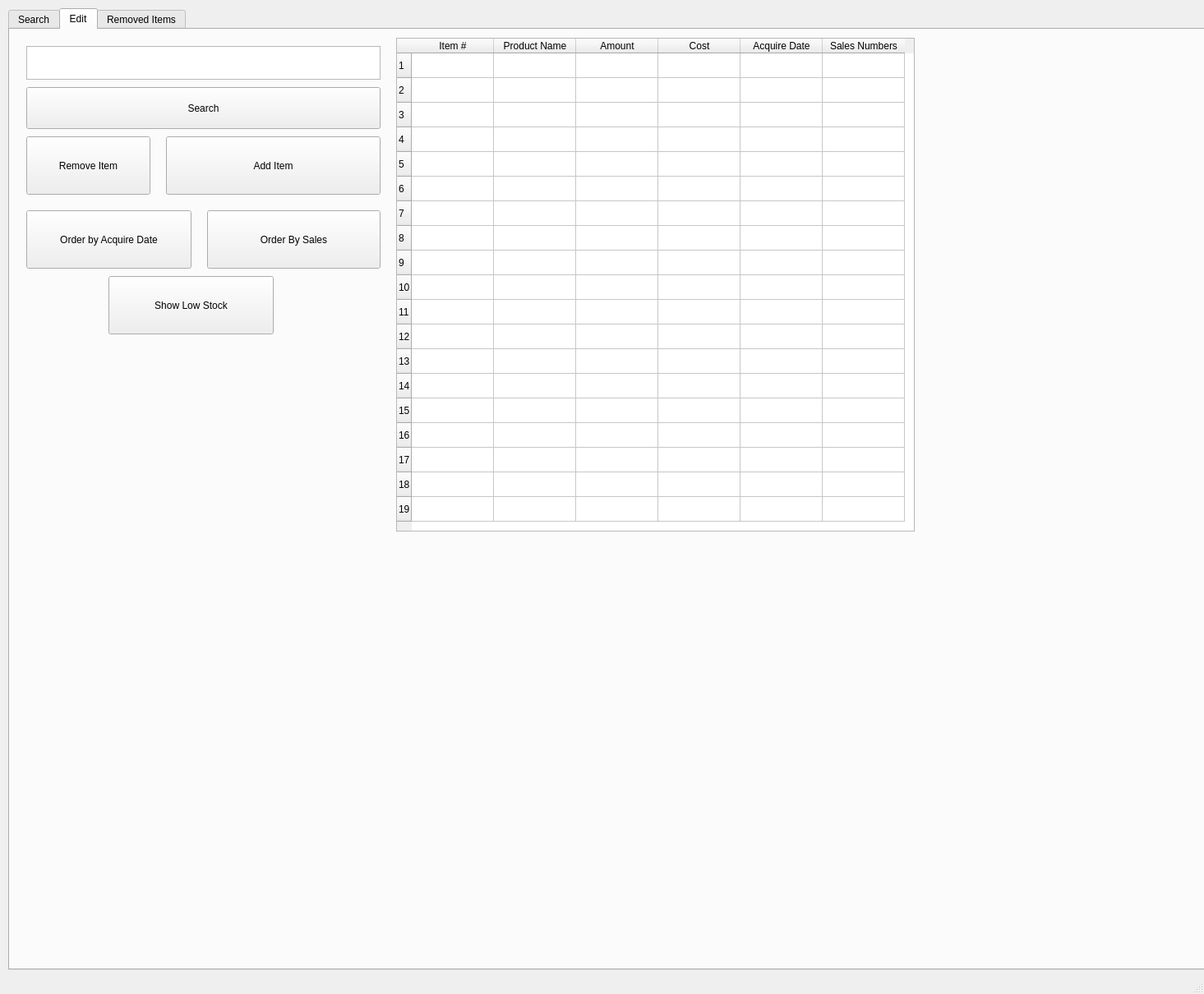
<?xml version="1.0" encoding="UTF-8"?>
<ui version="4.0">
 <class>MainWindow</class>
 <widget class="QMainWindow" name="MainWindow">
  <property name="geometry">
   <rect>
    <x>0</x>
    <y>0</y>
    <width>1465</width>
    <height>1210</height>
   </rect>
  </property>
  <property name="windowTitle">
   <string>MainWindow</string>
  </property>
  <widget class="QWidget" name="centralwidget">
   <widget class="QTabWidget" name="tabWidget">
    <property name="geometry">
     <rect>
      <x>10</x>
      <y>10</y>
      <width>1921</width>
      <height>1171</height>
     </rect>
    </property>
    <property name="currentIndex">
     <number>1</number>
    </property>
    <widget class="QWidget" name="Search">
     <attribute name="title">
      <string>Search</string>
     </attribute>
     <widget class="QTextEdit" name="searchBar">
      <property name="geometry">
       <rect>
        <x>0</x>
        <y>50</y>
        <width>481</width>
        <height>41</height>
       </rect>
      </property>
     </widget>
     <widget class="QPushButton" name="searchButton">
      <property name="geometry">
       <rect>
        <x>0</x>
        <y>100</y>
        <width>481</width>
        <height>71</height>
       </rect>
      </property>
      <property name="text">
       <string>Search</string>
      </property>
     </widget>
     <widget class="QTableWidget" name="mainTable">
      <property name="geometry">
       <rect>
        <x>490</x>
        <y>10</y>
        <width>661</width>
        <height>591</height>
       </rect>
      </property>
      <row>
       <property name="text">
        <string>1</string>
       </property>
      </row>
      <row>
       <property name="text">
        <string>2</string>
       </property>
      </row>
      <row>
       <property name="text">
        <string>3</string>
       </property>
      </row>
      <row>
       <property name="text">
        <string>4</string>
       </property>
      </row>
      <row>
       <property name="text">
        <string>5</string>
       </property>
      </row>
      <row>
       <property name="text">
        <string>6</string>
       </property>
      </row>
      <row>
       <property name="text">
        <string>7</string>
       </property>
      </row>
      <row>
       <property name="text">
        <string>8</string>
       </property>
      </row>
      <row>
       <property name="text">
        <string>9</string>
       </property>
      </row>
      <row>
       <property name="text">
        <string>10</string>
       </property>
      </row>
      <row>
       <property name="text">
        <string>11</string>
       </property>
      </row>
      <row>
       <property name="text">
        <string>12</string>
       </property>
      </row>
      <row>
       <property name="text">
        <string>13</string>
       </property>
      </row>
      <row>
       <property name="text">
        <string>14</string>
       </property>
      </row>
      <row>
       <property name="text">
        <string>15</string>
       </property>
      </row>
      <row>
       <property name="text">
        <string>16</string>
       </property>
      </row>
      <row>
       <property name="text">
        <string>17</string>
       </property>
      </row>
      <row>
       <property name="text">
        <string>18</string>
       </property>
      </row>
      <row>
       <property name="text">
        <string>19</string>
       </property>
      </row>
      <column>
       <property name="text">
        <string>Item #</string>
       </property>
      </column>
      <column>
       <property name="text">
        <string>Product Name</string>
       </property>
      </column>
      <column>
       <property name="text">
        <string>Amount</string>
       </property>
      </column>
      <column>
       <property name="text">
        <string>Cost</string>
       </property>
      </column>
      <column>
       <property name="text">
        <string>Acquire Date</string>
       </property>
      </column>
      <column>
       <property name="text">
        <string>Sales Numbers</string>
       </property>
      </column>
     </widget>
    </widget>
    <widget class="QWidget" name="Edit">
     <attribute name="title">
      <string>Edit</string>
     </attribute>
     <widget class="QTableWidget" name="editData">
      <property name="geometry">
       <rect>
        <x>470</x>
        <y>10</y>
        <width>631</width>
        <height>601</height>
       </rect>
      </property>
      <row>
       <property name="text">
        <string>1</string>
       </property>
      </row>
      <row>
       <property name="text">
        <string>2</string>
       </property>
      </row>
      <row>
       <property name="text">
        <string>3</string>
       </property>
      </row>
      <row>
       <property name="text">
        <string>4</string>
       </property>
      </row>
      <row>
       <property name="text">
        <string>5</string>
       </property>
      </row>
      <row>
       <property name="text">
        <string>6</string>
       </property>
      </row>
      <row>
       <property name="text">
        <string>7</string>
       </property>
      </row>
      <row>
       <property name="text">
        <string>8</string>
       </property>
      </row>
      <row>
       <property name="text">
        <string>9</string>
       </property>
      </row>
      <row>
       <property name="text">
        <string>10</string>
       </property>
      </row>
      <row>
       <property name="text">
        <string>11</string>
       </property>
      </row>
      <row>
       <property name="text">
        <string>12</string>
       </property>
      </row>
      <row>
       <property name="text">
        <string>13</string>
       </property>
      </row>
      <row>
       <property name="text">
        <string>14</string>
       </property>
      </row>
      <row>
       <property name="text">
        <string>15</string>
       </property>
      </row>
      <row>
       <property name="text">
        <string>16</string>
       </property>
      </row>
      <row>
       <property name="text">
        <string>17</string>
       </property>
      </row>
      <row>
       <property name="text">
        <string>18</string>
       </property>
      </row>
      <row>
       <property name="text">
        <string>19</string>
       </property>
      </row>
      <column>
       <property name="text">
        <string>Item #</string>
       </property>
      </column>
      <column>
       <property name="text">
        <string>Product Name</string>
       </property>
      </column>
      <column>
       <property name="text">
        <string>Amount</string>
       </property>
      </column>
      <column>
       <property name="text">
        <string>Cost</string>
       </property>
      </column>
      <column>
       <property name="text">
        <string>Acquire Date</string>
       </property>
      </column>
      <column>
       <property name="text">
        <string>Sales Numbers</string>
       </property>
      </column>
     </widget>
     <widget class="QPushButton" name="addItem">
      <property name="geometry">
       <rect>
        <x>190</x>
        <y>130</y>
        <width>261</width>
        <height>71</height>
       </rect>
      </property>
      <property name="text">
       <string>Add Item</string>
      </property>
     </widget>
     <widget class="QPushButton" name="removeItem">
      <property name="geometry">
       <rect>
        <x>20</x>
        <y>130</y>
        <width>151</width>
        <height>71</height>
       </rect>
      </property>
      <property name="text">
       <string>Remove Item</string>
      </property>
     </widget>
     <widget class="QPushButton" name="editSearchButton">
      <property name="geometry">
       <rect>
        <x>20</x>
        <y>70</y>
        <width>431</width>
        <height>51</height>
       </rect>
      </property>
      <property name="text">
       <string>Search</string>
      </property>
     </widget>
     <widget class="QTextEdit" name="editSearchBar">
      <property name="geometry">
       <rect>
        <x>20</x>
        <y>20</y>
        <width>431</width>
        <height>41</height>
       </rect>
      </property>
     </widget>
     <widget class="QPushButton" name="orderbyDate">
      <property name="geometry">
       <rect>
        <x>20</x>
        <y>220</y>
        <width>201</width>
        <height>71</height>
       </rect>
      </property>
      <property name="text">
       <string>Order by Acquire Date</string>
      </property>
     </widget>
     <widget class="QPushButton" name="orderbySales">
      <property name="geometry">
       <rect>
        <x>240</x>
        <y>220</y>
        <width>211</width>
        <height>71</height>
       </rect>
      </property>
      <property name="text">
       <string>Order By Sales</string>
      </property>
     </widget>
     <widget class="QPushButton" name="lowSales">
      <property name="geometry">
       <rect>
        <x>120</x>
        <y>300</y>
        <width>201</width>
        <height>71</height>
       </rect>
      </property>
      <property name="text">
       <string>Show Low Stock</string>
      </property>
     </widget>
    </widget>
    <widget class="QWidget" name="tab">
     <attribute name="title">
      <string>Removed Items</string>
     </attribute>
     <widget class="QTableWidget" name="rmvTable">
      <property name="geometry">
       <rect>
        <x>260</x>
        <y>0</y>
        <width>341</width>
        <height>591</height>
       </rect>
      </property>
      <row>
       <property name="text">
        <string>1</string>
       </property>
      </row>
      <row>
       <property name="text">
        <string>2</string>
       </property>
      </row>
      <row>
       <property name="text">
        <string>3</string>
       </property>
      </row>
      <row>
       <property name="text">
        <string>4</string>
       </property>
      </row>
      <row>
       <property name="text">
        <string>5</string>
       </property>
      </row>
      <row>
       <property name="text">
        <string>6</string>
       </property>
      </row>
      <row>
       <property name="text">
        <string>7</string>
       </property>
      </row>
      <row>
       <property name="text">
        <string>8</string>
       </property>
      </row>
      <row>
       <property name="text">
        <string>9</string>
       </property>
      </row>
      <row>
       <property name="text">
        <string>10</string>
       </property>
      </row>
      <row>
       <property name="text">
        <string>11</string>
       </property>
      </row>
      <row>
       <property name="text">
        <string>12</string>
       </property>
      </row>
      <row>
       <property name="text">
        <string>13</string>
       </property>
      </row>
      <row>
       <property name="text">
        <string>14</string>
       </property>
      </row>
      <row>
       <property name="text">
        <string>15</string>
       </property>
      </row>
      <row>
       <property name="text">
        <string>16</string>
       </property>
      </row>
      <row>
       <property name="text">
        <string>17</string>
       </property>
      </row>
      <row>
       <property name="text">
        <string>18</string>
       </property>
      </row>
      <row>
       <property name="text">
        <string>19</string>
       </property>
      </row>
      <column>
       <property name="text">
        <string>Item #</string>
       </property>
      </column>
      <column>
       <property name="text">
        <string>Item Name</string>
       </property>
      </column>
      <column>
       <property name="text">
        <string>Why Removed</string>
       </property>
      </column>
     </widget>
     <widget class="QPushButton" name="rmvLoad">
      <property name="geometry">
       <rect>
        <x>50</x>
        <y>60</y>
        <width>181</width>
        <height>71</height>
       </rect>
      </property>
      <property name="text">
       <string>Load Data</string>
      </property>
     </widget>
    </widget>
   </widget>
  </widget>
  <widget class="QStatusBar" name="statusbar"/>
  <action name="actionOUL">
   <property name="text">
    <string>OUL</string>
   </property>
  </action>
 </widget>
 <resources/>
 <connections/>
</ui>
